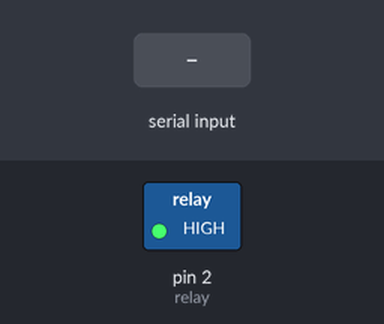
Recording of a sketch running on a simulated Arduino Uno, built with avr-gcc and run on an emulated ATmega328P. Parts: switched loads named in the sketch (green lamp = pin HIGH). The inputs (shaded band) are chosen by the test bench.

Above: at 1.2 s.
1.3 s: "U" received over Serial
At 2.1 s:
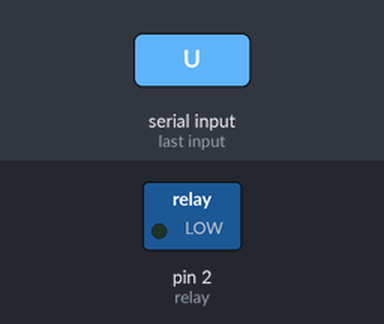
2.8 s: "D" received over Serial
At 3.3 s:
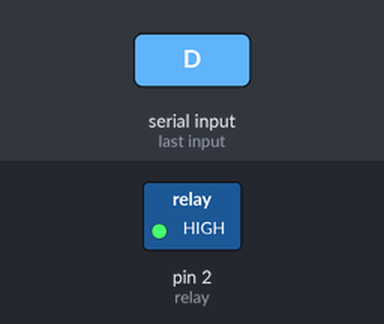
Timing chart, 0 to 5.8 s (numbered marks = the images above; inputs shaded):
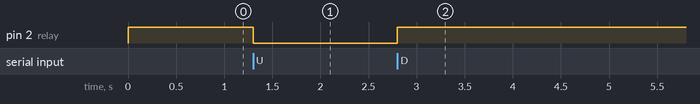

The sketch:

RELAY_BLUETOOTH_CONTROL.ino
```cpp
char blue;
int relay = 2;
void setup()
{
 Serial.begin(9600);
 pinMode(relay,OUTPUT);
 digitalWrite(relay,HIGH);
}

void loop()
{

 if (Serial.available()>0)
 {
   blue= Serial.read();
     if (blue=='U')
     {digitalWrite(relay,LOW);}
     else if (blue=='D')
     {
      digitalWrite(relay,HIGH);
     }

 }

}
```

Measured:
- after the input at 1.3 s, pin 2 (relay): HIGH → LOW at once
- after the input at 2.8 s, pin 2 (relay): LOW → HIGH at once
